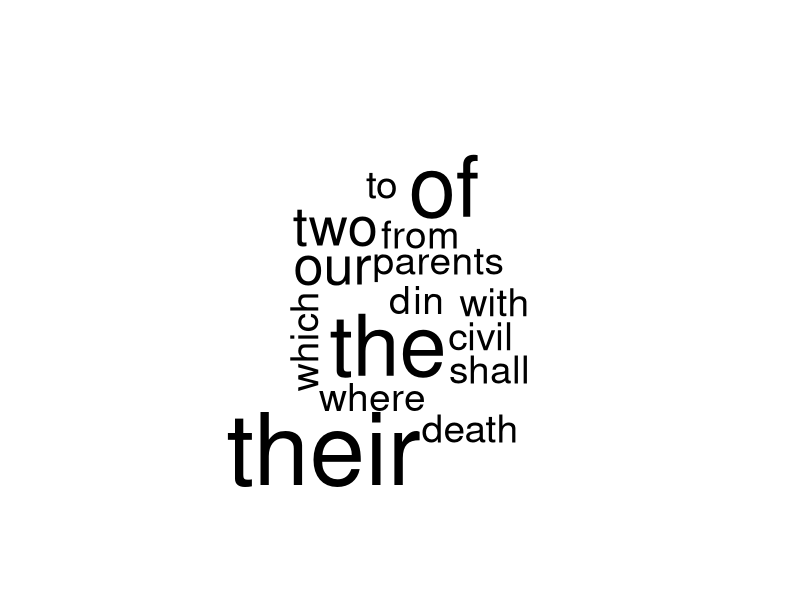
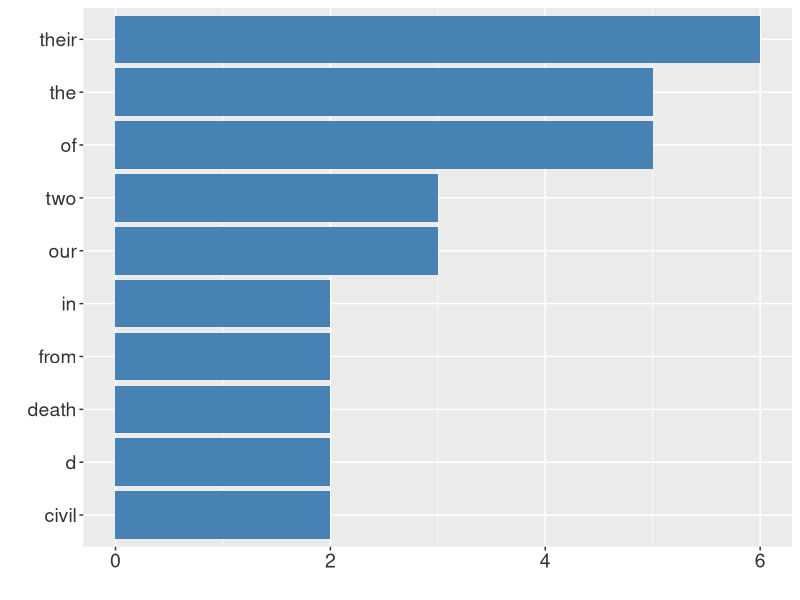

Write R code to recreate these figures, in order.
## ---- chunk 1
library(wordcloud)

text_object = "Two households, both alike in dignity,
In fair Verona, where we lay our scene,
From ancient grudge break to new mutiny,
Where civil blood makes civil hands unclean.
From forth the fatal loins of these two foes
A pair of star-cross'd lovers take their life;
Whose misadventured piteous overthrows
Do with their death bury their parents' strife.
The fearful passage of their death-mark'd love,
And the continuance of their parents' rage,
Which, but their children's end, nought could remove,
Is now the two hours' traffic of our stage;
The which if you with patient ears attend,
What here shall miss, our toil shall strive to mend."

text <- tolower(text_object)
textF <- gsub("[[:punct:]]", " ", text)
textF <- gsub("\r\n|\r|\n", " ", textF)
textSplitted <- strsplit(textF," +")
textWords <- unlist(textSplitted)    
words <- plyr::count(textWords)    
wordsSorted <- words[order(-words$freq),]
wordcloud(wordsSorted$x,wordsSorted$freq,scale=c(6,.5),min.freq=2,max.words=Inf)

## ---- chunk 2
library(ggplot2)

text_object = "Two households, both alike in dignity,
In fair Verona, where we lay our scene,
From ancient grudge break to new mutiny,
Where civil blood makes civil hands unclean.
From forth the fatal loins of these two foes
A pair of star-cross'd lovers take their life;
Whose misadventured piteous overthrows
Do with their death bury their parents' strife.
The fearful passage of their death-mark'd love,
And the continuance of their parents' rage,
Which, but their children's end, nought could remove,
Is now the two hours' traffic of our stage;
The which if you with patient ears attend,
What here shall miss, our toil shall strive to mend."

text <- tolower(text_object)
textF <- gsub("[[:punct:]]", " ", text)
textF <- gsub("\r\n|\r|\n", " ", textF)
textSplitted <- strsplit(textF," +")
textWords <- unlist(textSplitted)    
words <- plyr::count(textWords)    
wordsSorted <- words[order(-words$freq),]

ggplot(data = wordsSorted[1:10,], aes(x=reorder(x, freq), y = freq)) + 
    geom_bar(stat = "identity", fill = "steelblue") + 
    coord_flip() + 
    labs(y = "") + 
    theme(axis.text.y = element_text(colour="grey20", size=14),
          axis.text.x = element_text(colour="grey20", size=14)) +
    labs(x = "")
